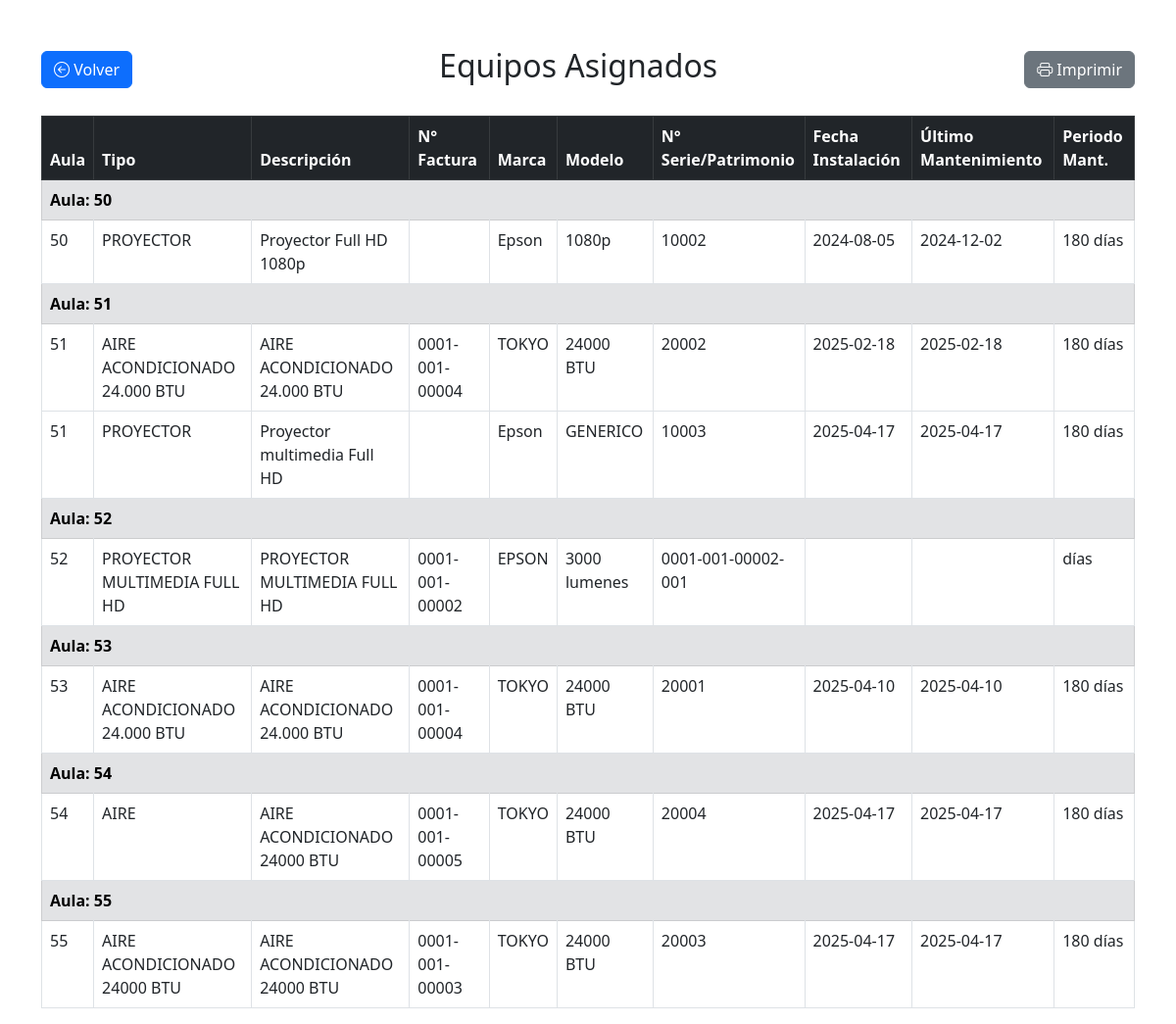
The page /reporte_asignados.php on the database its author committed.
### tables this page shows
CREATE TABLE `equipos` (
  `id` int NOT NULL,
  `aula_id` int DEFAULT NULL,
  `nombre` varchar(255) NOT NULL,
  `descripcion` text,
  `tipo` varchar(50) DEFAULT NULL,
  `marca` varchar(100) DEFAULT NULL,
  `modelo` varchar(50) DEFAULT NULL,
  `cantidad` int DEFAULT '1',
  `estado` varchar(50) DEFAULT 'Sin Asignar',
  `fecha_estado` timestamp NULL DEFAULT CURRENT_TIMESTAMP,
  `nro_serie` varchar(50) DEFAULT NULL,
  `fecha_instalacion` date DEFAULT NULL,
  `ultima_fecha_mantenimiento` date DEFAULT NULL,
  `periodo_mantenimiento` int DEFAULT NULL COMMENT 'Período en días',
  `observaciones` text,
  `nro_factura` varchar(50) DEFAULT NULL
);

### reporte_asignados.php (the view, shortened to what this page needs)
<?php
include("config.php");
$query = "SELECT e.*, a.numero as numero_aula,
          COALESCE(MAX(hm.fecha_mantenimiento), e.fecha_instalacion) as ultimo_mantenimiento,
          e.periodo_mantenimiento
          FROM equipos e
          INNER JOIN aulas_equipos ae ON e.id = ae.equipo_id
          INNER JOIN aulas a ON ae.aula_id = a.id
          LEFT JOIN historial_mantenimiento hm ON e.id = hm.equipo_id
          GROUP BY e.id, a.numero
          ORDER BY a.numero, e.descripcion";
$result = $conn->query($query);
?>
<!DOCTYPE html>
<html lang="es">
<head>
    <link href="https://cdn.jsdelivr.net/npm/bootstrap@5.3.0/dist/css/bootstrap.min.css" rel="stylesheet">
    <link rel="stylesheet" href="https://cdn.jsdelivr.net/npm/bootstrap-icons@1.7.2/font/bootstrap-icons.css">
</head>
<body>
    <div class="container mt-5">
        <div class="d-flex justify-content-between align-items-center mb-4">
            <a href="gestion_inventario.php" class="btn btn-primary">
                <i class="bi bi-arrow-left-circle"></i> Volver
            </a>
            <h2>Equipos Asignados</h2>
            <button onclick="window.print()" class="btn btn-secondary">
                <i class="bi bi-printer"></i> Imprimir
            </button>
        </div>
        <table class="table table-bordered">
            <thead class="table-dark">
                <tr>
                    <th>Aula</th>
                    <th>Tipo</th>
                    <th>Descripción</th>
                    <th>N° Factura</th>
                    <th>Marca</th>
                    <th>Modelo</th>
                    <th>N° Serie/Patrimonio</th>
                    <th>Fecha Instalación</th>
                    <th>Último Mantenimiento</th>
                    <th>Periodo Mant.</th>
                </tr>
            </thead>
            <tbody>
                <?php
                $current_aula = null;
                while ($row = $result->fetch_assoc()) {
                    if ($current_aula !== $row['numero_aula']) {
                        echo '<tr class="table-secondary"><th colspan="10">Aula: ' . $row['numero_aula'] . '</th></tr>';
                        $current_aula = $row['numero_aula'];
                    }
                ?>
                    <tr>
                        <td><?php echo $row['numero_aula']; ?></td>
                        <td><?php echo $row['tipo']; ?></td>
                        <td><?php echo $row['descripcion']; ?></td>
                        <td><?php echo $row['nro_factura']; ?></td>
                        <td><?php echo $row['marca']; ?></td>
                        <td><?php echo $row['modelo']; ?></td>
                        <td><?php echo $row['nro_serie']; ?></td>
                        <td><?php echo $row['fecha_instalacion']; ?></td>
                        <td><?php echo $row['ultimo_mantenimiento']; ?></td>
                        <td><?php echo $row['periodo_mantenimiento']; ?> días</td>
                    </tr>
                <?php } ?>
            </tbody>
        </table>
    </div>
</body>
</html>

### rows shown on the page
equipos: numero_aula "50", tipo "PROYECTOR", descripcion "Proyector Full HD 1080p", marca "Epson", modelo "1080p", nro_serie "10002", fecha_instalacion "2024-08-05", ultimo_mantenimiento "2024-12-02", periodo_mantenimiento "180"
equipos: numero_aula "51", tipo "AIRE ACONDICIONADO 24.000 BTU", descripcion "AIRE ACONDICIONADO 24.000 BTU", nro_factura "0001-001-00004", marca "TOKYO", modelo "24000 BTU", nro_serie "20002", fecha_instalacion "2025-02-18", ultimo_mantenimiento "2025-02-18", periodo_mantenimiento "180"
equipos: numero_aula "51", tipo "PROYECTOR", descripcion "Proyector multimedia Full HD", marca "Epson", modelo "GENERICO", nro_serie "10003", fecha_instalacion "2025-04-17", ultimo_mantenimiento "2025-04-17", periodo_mantenimiento "180"
equipos: numero_aula "52", tipo "PROYECTOR MULTIMEDIA FULL HD", descripcion "PROYECTOR MULTIMEDIA FULL HD", nro_factura "0001-001-00002", marca "EPSON", modelo "3000 lumenes", nro_serie "0001-001-00002-001"
equipos: numero_aula "53", tipo "AIRE ACONDICIONADO 24.000 BTU", descripcion "AIRE ACONDICIONADO 24.000 BTU", nro_factura "0001-001-00004", marca "TOKYO", modelo "24000 BTU", nro_serie "20001", fecha_instalacion "2025-04-10", ultimo_mantenimiento "2025-04-10", periodo_mantenimiento "180"
equipos: numero_aula "54", tipo "AIRE", descripcion "AIRE ACONDICIONADO 24000 BTU", nro_factura "0001-001-00005", marca "TOKYO", modelo "24000 BTU", nro_serie "20004", fecha_instalacion "2025-04-17", ultimo_mantenimiento "2025-04-17", periodo_mantenimiento "180"
equipos: numero_aula "55", tipo "AIRE ACONDICIONADO 24000 BTU", descripcion "AIRE ACONDICIONADO 24000 BTU", nro_factura "0001-001-00003", marca "TOKYO", modelo "24000 BTU", nro_serie "20003", fecha_instalacion "2025-04-17", ultimo_mantenimiento "2025-04-17", periodo_mantenimiento "180"
